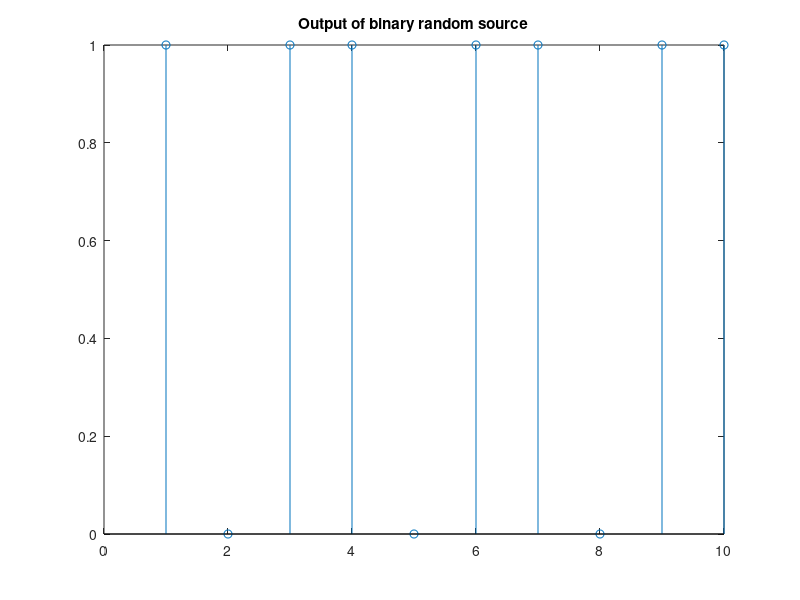

The MATLAB script that drew this image: (Note: this script raises an error after producing the figure.)
clear all
close all
clc

%%%%%%%%%%%%%%%
%%%%% TX %%%%%%
%%%%%%%%%%%%%%%

TX=randi([0,1],1,10);
Rb=1e6; % source 1Mbps
Tb=1/Rb; % period of one bit
fb=1/Tb; % source frequency
f=2*fb; % carrier frequency
t=0:Tb/40:(10*Tb)-Tb/40; % 40 samples per period
car=sqrt(2/fb)*(cos(2*pi*f*t)); % carrier signal

figure(1)
stem(TX)
title('Output of binary random source')

%%%%%%%%%%%%%%%%%%%%
%%%%% BPSK MOD %%%%%
%%%%%%%%%%%%%%%%%%%%

OUTPUT=nrz_coder(TX); % coding nrz signal with amplitude (1,-1)
OUTPUT=up_sample(OUTPUT,40); % repeating sample 40 times

figure(2)
plot(t,OUTPUT)
title('NRZ signal')
xlabel('Time(s)');
ylabel('Amplitude(V)');

OUTPUT=OUTPUT.*car; % modulation

figure(3)
plot(t,OUTPUT)
title('BPSK modulated signal')
xlabel('Time(s)');
ylabel('Amplitude(V)');

%%%%%%%%%%%%%%%%%
%%%%% CHANNEL %%%%%
%%%%%%%%%%%%%%%%%

h=[-0.015 0.058 -0.350 1.000 -0.350 0.058 -0.005]; % impulse responce of channel

OUTPUT=conv(OUTPUT,h); % convolution of signala with impulse response of channel
OUTPUT=OUTPUT(4:end-3); % irrelevant samples delete

figure(4)
plot(t,OUTPUT)
title('BPSK modulated signal in channel')
xlabel('Time(s)');
ylabel('Amplitude(V)');

%%%%%%%%%%%%%%%%
%%%%% AWGN %%%%%
%%%%%%%%%%%%%%%%

OUTPUT=awgn(OUTPUT,1,'measured'); % adding AWGN

figure(5)
plot(t,OUTPUT)
title('BPSK modulated signal in channel with AWGN')
xlabel('Time(s)');
ylabel('Amplitude(V)');

%%%%%%%%%%%%%%%%%%%%%%%%%%
%%%%% ZF EQUALIZATOR %%%%%
%%%%%%%%%%%%%%%%%%%%%%%%%%

X_ZF=[1.00 -0.350 0.058;
     -0.350 1.00 -0.350;
      0.058 -0.350 1.00];
Z_ZF=[0;1;0];
c_ZF=inv(X_ZF)*Z_ZF;
c_ZF=c_ZF';

ZF_eq=zeros(1,length(h));

for i=2:(length(h)-1)
    ZF_eq(i)=h(i+1)*c_ZF(1)+h(i-1)*c_ZF(3);
end

ZF_eq(1)=h(2)*c_ZF(1)+h(1)*c_ZF(2);
ZF_eq(7)=h(7)*c_ZF(2)+h(6)*c_ZF(3);

ZF_OUTPUT=conv(OUTPUT,ZF_eq);
ZF_OUTPUT=ZF_OUTPUT(4:end-3);

%%%%%%%%%%%%%%%%%%%%%%%%%%%%
%%%%% MMSE EQUALIZATOR %%%%%
%%%%%%%%%%%%%%%%%%%%%%%%%%%%

X_MMSE=[[-0.35 0 0];
       [1 -0.35 0];
       [-0.35 1 -0.35];
       [0 -0.35 1];
       [0 0 -0.35]];

Z_MMSE=[0;0;1;0;0];
   
Rxx=X_MMSE'*X_MMSE;
Rxz=X_MMSE'*Z_MMSE;

c_MMSE=inv(Rxx)*Rxz;
c_MMSE=c_MMSE';

MMSE_OUTPUT=conv(OUTPUT,c_MMSE);
MMSE_OUTPUT=MMSE_OUTPUT(1:end-2);

figure(6)
subplot(2,1,1)
plot(t,ZF_OUTPUT)
title('BPSK modulated signal in channel with AWGN and ZF eq')
xlabel('Vrijeme(s)');
ylabel('Amplituda(V)');
subplot(2,1,2)
plot(t,MMSE_OUTPUT)
title('BPSK modulated signal in channel with AWGN and MMSE eq')
xlabel('Time(s)');
ylabel('Amplitude(V)');

%%%%%%%%%%%%%%%%%%%%%%
%%%%% BPSK DEMOD %%%%%
%%%%%%%%%%%%%%%%%%%%%%

ZF_OUTPUT=car.*ZF_OUTPUT; % demodulation by multiplication with carrier
ZF_OUTPUT=1000*ZF_OUTPUT;
MMSE_OUTPUT=car.*MMSE_OUTPUT;
MMSE_OUTPUT=1000*MMSE_OUTPUT;

figure(7)
subplot(2,1,1)
plot(t,ZF_OUTPUT)
title('BPSK demodulated signal after ZF eq')
xlabel('Time(s)');
ylabel('Amplitude(V)');
subplot(2,1,2)
plot(t,MMSE_OUTPUT)
title('BPSK demodulated signal after MMSE eq')
xlabel('Time(s)');
ylabel('Amplitude(V)');

%%%%%%%%%%%%%%
%%%%% RX %%%%%
%%%%%%%%%%%%%%

ZF_RX=reshape(ZF_OUTPUT,40,[]); % one period in one column
ZF_RX=sum(ZF_RX); % summing each column to one period
ZF_RX=detector(ZF_RX); % is sume greater than 1

MMSE_RX=reshape(MMSE_OUTPUT,40,[]);
MMSE_RX=sum(MMSE_RX);
MMSE_RX=detector(MMSE_RX);

figure(8)
subplot(2,1,1)
stem(ZF_RX)
title('Recieved bits ZF')
subplot(2,1,2)
stem(MMSE_RX)
title('Recieved bits MMSE')

%%%%%%%%%%%%%%%%%%%%%%%%%%%%
%%%%% BER %%%%%%%%%%%%%%%%%%
%%%%%%%%%%%%%%%%%%%%%%%%%%%%

[No_ZF,Eb_ZF]=biterr(ZF_RX,TX);
[No_MMSE,Eb_MMSE]=biterr(MMSE_RX,TX);

function [out] = nrz_coder(in) % NRZ coder
  n = length(in);
  out = zeros(1,n); 
  for i=1:n
    if in(i) == 1
      out(i) = 1;
    else
      out(i) = -1;
    end
  end
end

function [output] = up_sample(in, n) % upsampling to get pseudoanalog signal
  output = upsample(in,n);
  for i = 2:length(output)
    if output(i) == 0
      output(i) = output(i-1);
    end
  end
end

function [out] = detector(in)  % detector
  n=length(in);
  out=zeros(1,n);
  for i=1:n
      if in(i)>=0
          out(i)=1;
      else
          out(i)=0;
      end   
  end
end